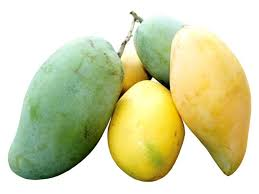
#> input picture SVM/mangos_1.jpg, 259 x 194 px
$ python -i feature_extractor.py   (imports and definitions only)   (older library calls are emulated)
#> lines starting #> are read from the running program, lines starting #| are printed output that depends on the picture; after the words box and inside, x2 and y2 are one past the last pixel; in counts of white or black regions, pixels touching at a corner belong together
#> further down, picture is the input picture: shape (194, 259, 3); mean B, G, R 169.6, 213.3, 211.7
# -*- coding: utf-8 -*-
"""
Created on Thu Nov  2 19:43:35 2017

@author: tushar
"""

import sys
import cv2
import numpy as np
import math
import statistics
from matplotlib import pyplot as plt
from collections import deque

# Helper functions here:
#-------------------------------------------------------------------------------
# [236 lines left out: functions getEdgeCoords, extractYellowness, extractBestEstimatedCircle, not called in this run]

def extractSeam(image):
    """
    Get probability of seams on detected object. One way of doing this is to use the HSV version of the image.
    Then, it may be possible to select only a certain range of pixel values that correspond to tennis ball seams
    (this can be relative to the rest of the picture). After getting this range, the picture is converted such
    that only that range is displayed, and a final calculation is made grading the amount of those remaining
    pixels. A necessary extension requires that the remainder image be converted into an edge image and similar
    curves detected (as the edges of a seam would appear).
    """
    hsv_img = cv2.cvtColor(image, cv2.COLOR_BGR2HSV)
#> hsv_img: shape (194, 259, 3); mean H, S, V 32.4, 70.2, 221.2
    h, s, v = cv2.split(hsv_img)
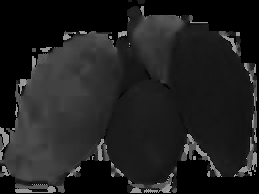
#> h: shape (194, 259); min 0, max 173, mean 32.4
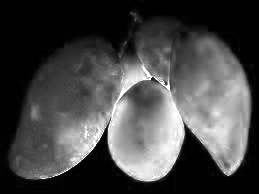
#> s: shape (194, 259); min 0, max 255, mean 70.2
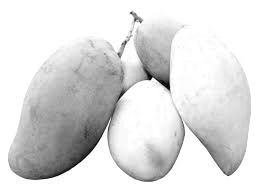
#> v: shape (194, 259); min 1, max 255, mean 221.2
    equ_v = cv2.equalizeHist(v)
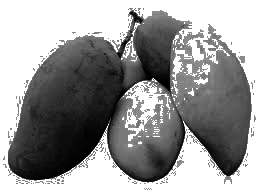
#> equ_v: shape (194, 259); min 0, max 255, mean 153.1
    equ_hsv_img = cv2.merge((h, s, equ_v))
#> equ_hsv_img: shape (194, 259, 3); mean H, S, V 32.4, 70.2, 153.1

    # setup mask for image
    #lower_seam_range = np.array([0,10,0])
    #upper_seam_range = np.array([60,160,150])
    lower_seam_range = np.array([33,175,0])
    upper_seam_range = np.array([37,255,255])
    mask = cv2.inRange(equ_hsv_img, lower_seam_range, upper_seam_range)
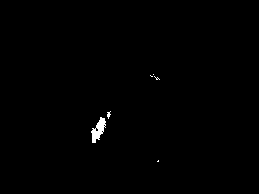
#> mask: shape (194, 259); 0.46% white; 6 white regions (5 under 20 px)

    equ_hsv_img[np.where(mask==0)] = 0
#> equ_hsv_img: shape (194, 259, 3); mean H, S, V 0.2, 1, 0

    cv2.imshow("hsv img", hsv_img)
    cv2.waitKey(0)
    cv2.imshow("equ img", equ_hsv_img)
    cv2.waitKey(0)
    cv2.destroyAllWindows()

    equ_h_val, equ_s_val, equ_v_val = cv2.split(equ_hsv_img)
    ret, bin_img = cv2.threshold(equ_s_val, .001, 255, cv2.THRESH_BINARY)
#> ret = 0
    cnt_img, contours, hrch = cv2.findContours(bin_img, cv2.RETR_TREE, cv2.CHAIN_APPROX_SIMPLE)
#> contours = 10 contours, 9 with area under 20; largest, box (x1, y1, x2, y2) and area: (91, 117, 106, 143) 172; hrch = [[1, -1, -1, -1], [5, 0, 2, -1], [3, -1, -1, 1], [4, 2, -1, 1], [-1, 3, -1, 1], [6, 1, -1, -1], [8, 5, 7, -1], [-1, -1, -1, 6], [9, 6, -1, -1], [-1, 8, -1, -1]]
    # the contour length threshold is a relatively arbitrary value based on what behavior I've noticed in test image contours
    max_cnt_len = len(max(contours, key=len))
#> max_cnt_len = 42
    min_cnt_len = len(min(contours, key=len))
#> min_cnt_len = 1
    cnt_thresh = (min_cnt_len + (.05 * max_cnt_len)) / 2
#> cnt_thresh = 1.55

    rows, cols = bin_img.shape[:2]
#> rows = 194; cols = 259
    line_params = []
    for x in contours:
        epsilon = .005 * cv2.arcLength(x, True)
        approx = cv2.approxPolyDP(x, epsilon, True)
        if len(x) > cnt_thresh:
            [vx, vy, x_int, y_int] = cv2.fitLine(x, cv2.DIST_L2, 0, .01, .01)
            #DEBUG: draw approximated contours and best fit lines
            #---------------------------------------------------------------------------
            print("epsilon: ", epsilon)
            print("approx info: ", approx, " length: ", len(approx))
            cv2.drawContours(image, [approx], 0, (0, 0, 255), 2)
            cv2.imshow("contours on image", image)
            cv2.waitKey(0)

            left_val = int((-x_int * vy / vx) + y_int)
            right_val = int(((cols - x_int) * vy / vx) + y_int)
            cv2.line(image, (cols - 1, right_val), (0, left_val), (0, 255, 0), 2)
            cv2.imshow("contours on image", image)
            cv2.waitKey(0)
            #---------------------------------------------------------------------------
            line_params.append([vx, vy])
#> this loop made 10 passes
#> (epsilon, approx, vx, vy, x_int, y_int, left_val, right_val) on passes 1, 3, 5, 8, 9: (0.0171, [[158, 160], [157, 161], [158, 161]], [0.707], [-0.707], [157.7], [160.7], 318, 59), (0.0283, [[101, 131], [102, 130], [103, 131], [102, 132]], [1], [0], [102], [131], 131, 131), (0.0283, [[103, 125], [104, 124], [105, 125], [104, 126]], [1], [0], [104], [125], 125, 125), (0.0283, [[156, 78], [157, 77], [158, 78], [157, 79]], [1], [0], [157], [78], 78, 78), (0.0241, [[150, 75], [151, 76], [152, 76], [151, 76]], [0.875], [0.485], [151], [75.75], -7, 135)
#> (epsilon, vx, vy, x_int, y_int, left_val, right_val) on passes 2, 4, 6, 7: (0.384, [0.361], [-0.933], [98.98], [128.5], 384, -284), (0.0554, [0.451], [0.893], [96.43], [129.4], -61, 451), (0.0966, [0.18], [-0.984], [108.4], [114.3], 708, -710), (0.0736, [0.863], [0.505], [156.6], [78], -13, 137)
#> (printed output is left out)
#> pass 1, in extractSeam, `cv2.imshow("contours on image", image)`:
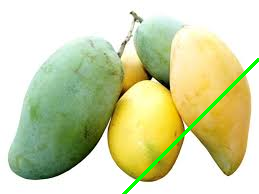
#> window 'contours on image': shape (194, 259, 3); mean B, G, R 168.4, 214.2, 208.8
#> after the loop:
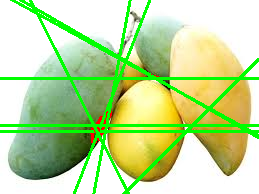
#> image: shape (194, 259, 3); mean B, G, R 153.6, 219.7, 189.4
#> after the loop, line_params = [[[0.707], [-0.707]], [[0.361], [-0.933]], [[1], [0]], [[0.451], [0.893]], [[1], [0]], [[0.18], [-0.984]], [[0.863], [0.505]], [[1], [0]], [[0.875], [0.485]]]
    cv2.destroyAllWindows()

    angles = []
    ang_range = math.pi / 12
    for x in line_params:
        m = x[1] / x[0]
        angle = math.atan(m)
        angles.append(angle)
#> this loop made 9 passes
#> (x, m, angle) on passes 1 to 9: ([[0.707], [-0.707]], [-1], -0.785), ([[0.361], [-0.933]], [-2.58], -1.2), ([[1], [0]], [0], 0), ([[0.451], [0.893]], [1.98], 1.1), ([[1], [0]], [0], 0), ([[0.18], [-0.984]], [-5.48], -1.39), ([[0.863], [0.505]], [0.585], 0.529), ([[1], [0]], [0], 0), ([[0.875], [0.485]], [0.554], 0.506)
#> after the loop, angles = [-0.785, -1.2, 0, 1.1, 0, -1.39, 0.529, 0, 0.506]
    median_ang = statistics.median(angles)
#> median_ang = 0

    seam_prob = 0
    bfl_val = 0
    for y in angles:
        if ((y > (median_ang - ang_range)) and (y < (median_ang + ang_range))):
            bfl_val += 1
#> this loop made 9 passes
#> y on passes 1 to 9: -0.785, -1.2, 0, 1.1, 0, -1.39, 0.529, 0, 0.506
#> after the loop, bfl_val = 3

    # again, a relatively arbitrary estimate of what this probability would look like given these
    # contributing values, the normalization factor can (and probably should) be adjusted; note that
    # bfl_val has significantly more weight than matched_shape_val
    normalization_factor = 50
    seam_prob = bfl_val / normalization_factor
#> seam_prob = 0.06

    return seam_prob

# [24 lines left out: functions extractGreatestCircularContrast, extractBestFuzzyObject, main, not called in this run]

>>> import cv2
>>> picture = cv2.imread('mangos_1.jpg')
>>> result = extractSeam(picture)
#> result = 0.06
